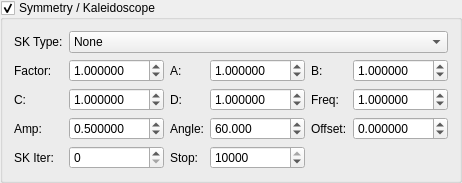
       <widget class="MyGroupBox" name="groupCheck_mutation_symmetry_enabled">
        <property name="title">
         <string>Symmetry / Kaleidoscope</string>
        </property>
        <property name="checkable">
         <bool>true</bool>
        </property>
        <property name="checked">
         <bool>true</bool>
        </property>
        <layout class="QGridLayout" name="gridLayout_mutation_symmetry">
         <item row="0" column="0">
          <widget class="QLabel" name="label_sk_type">
           <property name="text">
            <string>SK Type:</string>
           </property>
          </widget>
         </item>
         <item row="0" column="1" colspan="6">
          <widget class="QComboBox" name="comboBox_mutation_sym_kal_type">
           <item>
            <property name="text">
             <string>None</string>
            </property>
           </item>
           <item>
            <property name="text">
             <string>Abs X</string>
            </property>
           </item>
           <item>
            <property name="text">
             <string>Abs Y</string>
            </property>
           </item>
           <item>
            <property name="text">
             <string>Abs Z</string>
            </property>
           </item>
           <item>
            <property name="text">
             <string>Abs XY</string>
            </property>
           </item>
           <item>
            <property name="text">
             <string>Abs XZ</string>
            </property>
           </item>
           <item>
            <property name="text">
             <string>Abs YZ</string>
            </property>
           </item>
           <item>
            <property name="text">
             <string>Abs XYZ</string>
            </property>
           </item>
           <item>
            <property name="text">
             <string>Min-Max Swap XY</string>
            </property>
           </item>
           <item>
            <property name="text">
             <string>Min-Max Swap XZ</string>
            </property>
           </item>
           <item>
            <property name="text">
             <string>Min-Max Swap YZ</string>
            </property>
           </item>
           <item>
            <property name="text">
             <string>Cyclic Sort</string>
            </property>
           </item>
           <item>
            <property name="text">
             <string>Reverse Sort</string>
            </property>
           </item>
           <item>
            <property name="text">
             <string>Sign Flip X</string>
            </property>
           </item>
           <item>
            <property name="text">
             <string>Sign Flip Y</string>
            </property>
           </item>
           <item>
            <property name="text">
             <string>Sign Flip Z</string>
            </property>
           </item>
           <item>
            <property name="text">
             <string>Rotation 90° XY</string>
            </property>
           </item>
           <item>
            <property name="text">
             <string>Rotation 90° XZ</string>
            </property>
           </item>
           <item>
            <property name="text">
             <string>Rotation 90° YZ</string>
            </property>
           </item>
           <item>
            <property name="text">
             <string>Mirror X=Y</string>
            </property>
           </item>
           <item>
            <property name="text">
             <string>Mirror X=Z</string>
            </property>
           </item>
           <item>
            <property name="text">
             <string>Mirror Y=Z</string>
            </property>
           </item>
           <item>
            <property name="text">
             <string>N-Fold (Z-axis)</string>
            </property>
           </item>
           <item>
            <property name="text">
             <string>Tetrahedral</string>
            </property>
           </item>
           <item>
            <property name="text">
             <string>Octahedral</string>
            </property>
           </item>
           <item>
            <property name="text">
             <string>Icosahedral</string>
            </property>
           </item>
           <item>
            <property name="text">
             <string>Cubic Mirror</string>
            </property>
           </item>
           <item>
            <property name="text">
             <string>Hexagonal</string>
            </property>
           </item>
           <item>
            <property name="text">
             <string>Pentagonal</string>
            </property>
           </item>
           <item>
            <property name="text">
             <string>Triangular</string>
            </property>
           </item>
           <item>
            <property name="text">
             <string>Diamond</string>
            </property>
           </item>
          </widget>
         </item>
         <item row="1" column="0">
          <widget class="QLabel" name="label_sk_factor">
           <property name="text">
            <string>Factor:</string>
           </property>
          </widget>
         </item>
         <item row="1" column="1">
          <widget class="MyDoubleSpinBox" name="spinbox_mutation_sk_factor">
           <property name="minimum">
            <double>-100.0</double>
           </property>
           <property name="maximum">
            <double>100.0</double>
           </property>
           <property name="singleStep">
            <double>0.1</double>
           </property>
           <property name="value">
            <double>1.0</double>
           </property>
           <property name="decimals">
            <number>6</number>
           </property>
          </widget>
         </item>
         <item row="1" column="2">
          <widget class="QLabel" name="label_sk_param_a">
           <property name="text">
            <string>A:</string>
           </property>
          </widget>
         </item>
         <item row="1" column="3">
          <widget class="MyDoubleSpinBox" name="spinbox_mutation_sk_param_a">
           <property name="minimum">
            <double>-100.0</double>
           </property>
           <property name="maximum">
            <double>100.0</double>
           </property>
           <property name="singleStep">
            <double>0.1</double>
           </property>
           <property name="value">
            <double>1.0</double>
           </property>
           <property name="decimals">
            <number>6</number>
           </property>
          </widget>
         </item>
         <item row="1" column="4">
          <widget class="QLabel" name="label_sk_param_b">
           <property name="text">
            <string>B:</string>
           </property>
          </widget>
         </item>
         <item row="1" column="5" colspan="2">
          <widget class="MyDoubleSpinBox" name="spinbox_mutation_sk_param_b">
           <property name="minimum">
            <double>-100.0</double>
           </property>
           <property name="maximum">
            <double>100.0</double>
           </property>
           <property name="singleStep">
            <double>0.1</double>
           </property>
           <property name="value">
            <double>1.0</double>
           </property>
           <property name="decimals">
            <number>6</number>
           </property>
          </widget>
         </item>
         <item row="2" column="0">
          <widget class="QLabel" name="label_sk_param_c">
           <property name="text">
            <string>C:</string>
           </property>
          </widget>
         </item>
         <item row="2" column="1">
          <widget class="MyDoubleSpinBox" name="spinbox_mutation_sk_param_c">
           <property name="minimum">
            <double>-100.0</double>
           </property>
           <property name="maximum">
            <double>100.0</double>
           </property>
           <property name="singleStep">
            <double>0.1</double>
           </property>
           <property name="value">
            <double>1.0</double>
           </property>
           <property name="decimals">
            <number>6</number>
           </property>
          </widget>
         </item>
         <item row="2" column="2">
          <widget class="QLabel" name="label_sk_param_d">
           <property name="text">
            <string>D:</string>
           </property>
          </widget>
         </item>
         <item row="2" column="3">
          <widget class="MyDoubleSpinBox" name="spinbox_mutation_sk_param_d">
           <property name="minimum">
            <double>-100.0</double>
           </property>
           <property name="maximum">
            <double>100.0</double>
           </property>
           <property name="singleStep">
            <double>0.1</double>
           </property>
           <property name="value">
            <double>1.0</double>
           </property>
           <property name="decimals">
            <number>6</number>
           </property>
          </widget>
         </item>
         <item row="2" column="4">
          <widget class="QLabel" name="label_sk_freq">
           <property name="text">
            <string>Freq:</string>
           </property>
          </widget>
         </item>
         <item row="2" column="5" colspan="2">
          <widget class="MyDoubleSpinBox" name="spinbox_mutation_sk_freq">
           <property name="minimum">
            <double>0.001</double>
           </property>
           <property name="maximum">
            <double>100.0</double>
           </property>
           <property name="singleStep">
            <double>0.1</double>
           </property>
           <property name="value">
            <double>1.0</double>
           </property>
           <property name="decimals">
            <number>6</number>
           </property>
          </widget>
         </item>
         <item row="3" column="0">
          <widget class="QLabel" name="label_sk_amp">
           <property name="text">
            <string>Amp:</string>
           </property>
          </widget>
         </item>
         <item row="3" column="1">
          <widget class="MyDoubleSpinBox" name="spinbox_mutation_sk_amp">
           <property name="minimum">
            <double>-10.0</double>
           </property>
           <property name="maximum">
            <double>10.0</double>
           </property>
           <property name="singleStep">
            <double>0.01</double>
           </property>
           <property name="value">
            <double>0.5</double>
           </property>
           <property name="decimals">
            <number>6</number>
           </property>
          </widget>
         </item>
         <item row="3" column="2">
          <widget class="QLabel" name="label_sk_angle">
           <property name="text">
            <string>Angle:</string>
           </property>
          </widget>
         </item>
         <item row="3" column="3">
          <widget class="MyDoubleSpinBox" name="spinbox_mutation_sk_angle">
           <property name="minimum">
            <double>0.0</double>
           </property>
           <property name="maximum">
            <double>360.0</double>
           </property>
           <property name="singleStep">
            <double>1.0</double>
           </property>
           <property name="value">
            <double>60.0</double>
           </property>
           <property name="decimals">
            <number>3</number>
           </property>
          </widget>
         </item>
         <item row="3" column="4">
          <widget class="QLabel" name="label_sk_offset">
           <property name="text">
            <string>Offset:</string>
           </property>
          </widget>
         </item>
         <item row="3" column="5" colspan="2">
          <widget class="MyDoubleSpinBox" name="spinbox_mutation_sk_offset">
           <property name="minimum">
            <double>-100.0</double>
           </property>
           <property name="maximum">
            <double>100.0</double>
           </property>
           <property name="singleStep">
            <double>0.1</double>
           </property>
           <property name="value">
            <double>0.0</double>
           </property>
           <property name="decimals">
            <number>6</number>
           </property>
          </widget>
         </item>
         <item row="4" column="0">
          <widget class="QLabel" name="label_sk_iter">
           <property name="text">
            <string>SK Iter:</string>
           </property>
          </widget>
         </item>
         <item row="4" column="1">
          <widget class="MySpinBox" name="spinboxInt_mutation_sk_iter_start">
           <property name="minimum">
            <number>0</number>
           </property>
           <property name="maximum">
            <number>10000</number>
           </property>
           <property name="value">
            <number>0</number>
           </property>
          </widget>
         </item>
         <item row="4" column="2">
          <widget class="QLabel" name="label_sk_iter_stop">
           <property name="text">
            <string>Stop:</string>
           </property>
          </widget>
         </item>
         <item row="4" column="3">
          <widget class="MySpinBox" name="spinboxInt_mutation_sk_iter_stop">
           <property name="minimum">
            <number>0</number>
           </property>
           <property name="maximum">
            <number>10000</number>
           </property>
           <property name="value">
            <number>10000</number>
           </property>
          </widget>
         </item>
        </layout>
       </widget>
